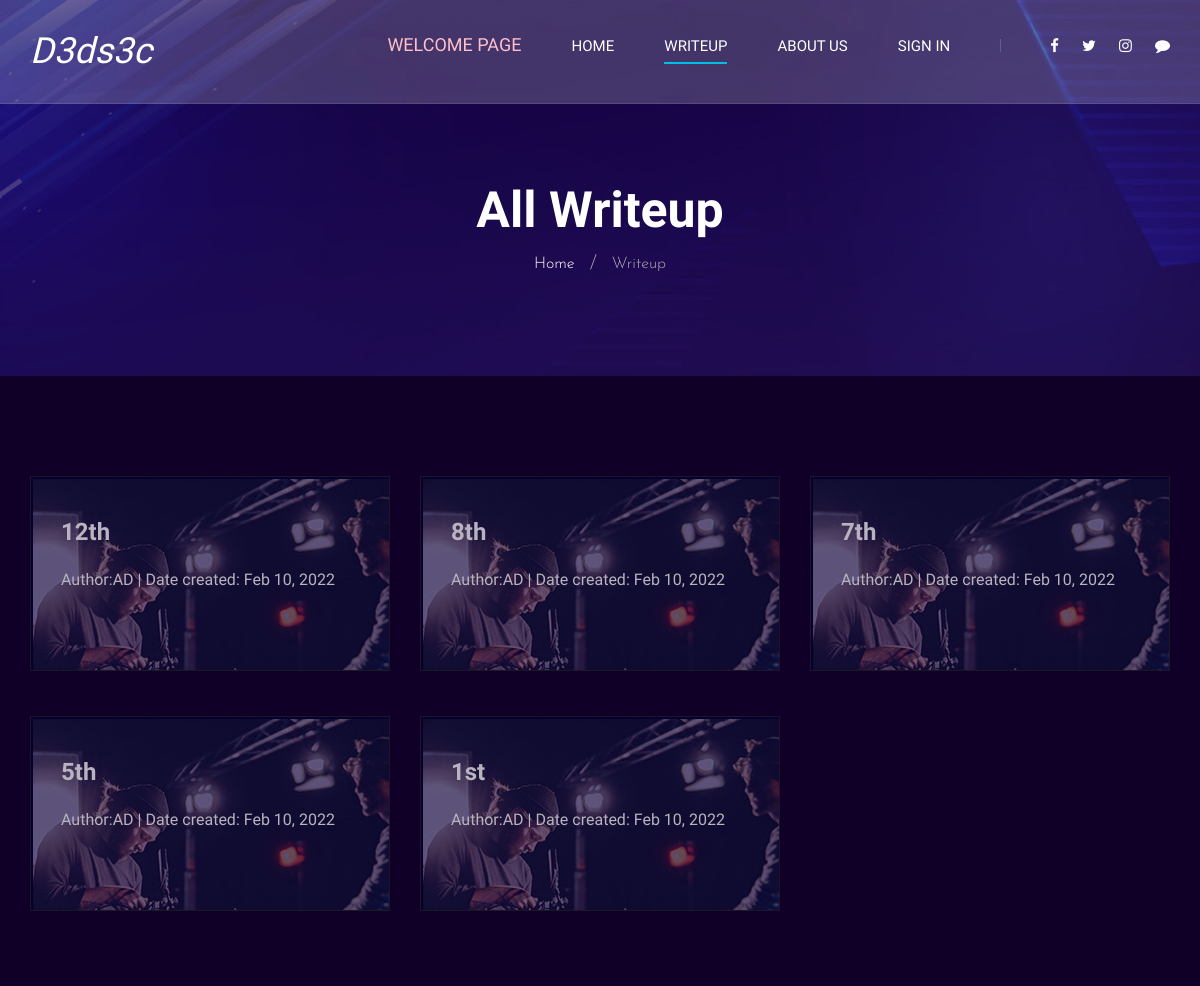
Before: /dedsec/writeup/ (upper part) with the older database file.
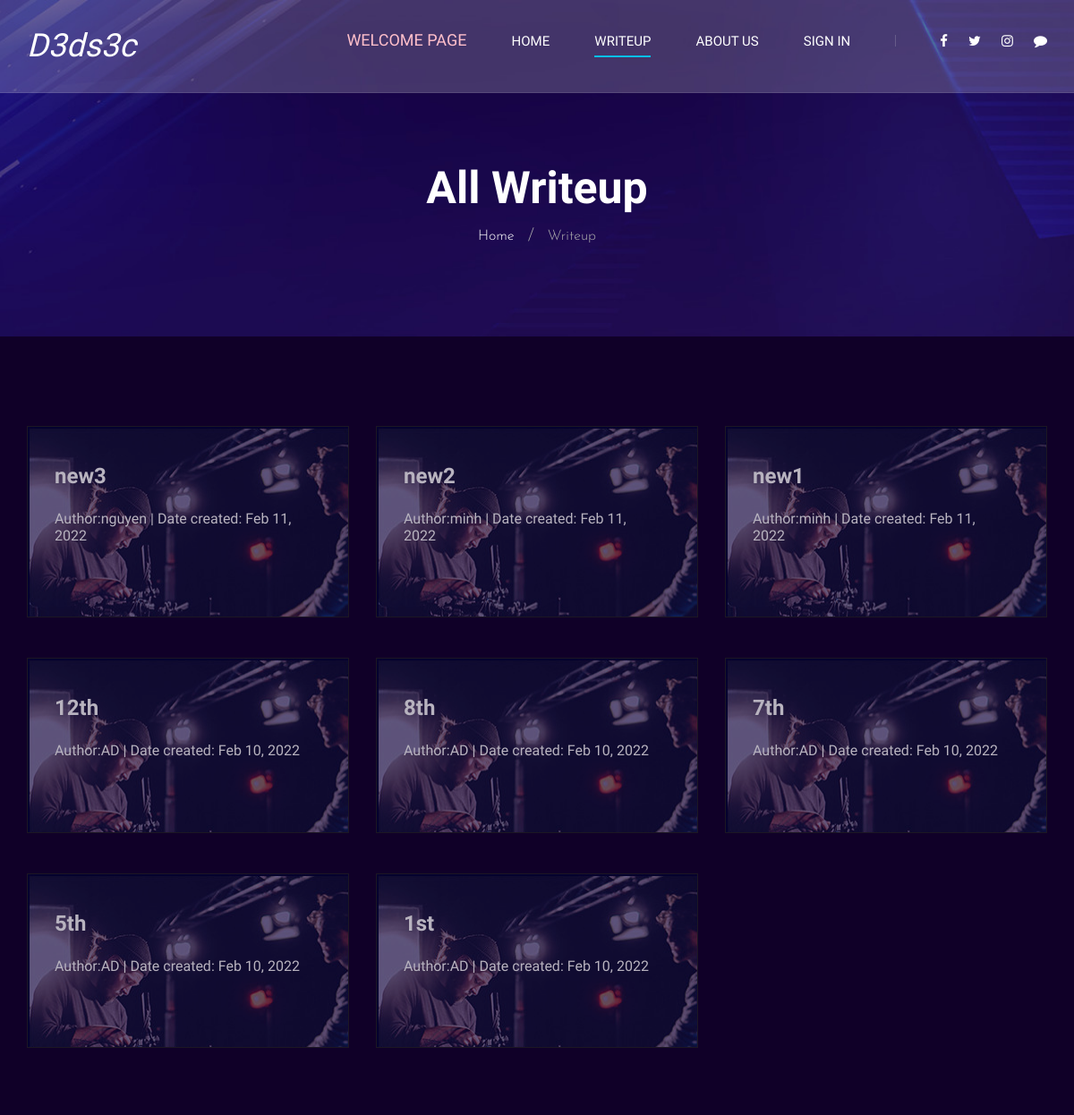
After: the same page with the newer database file.
### writeup/models.py (models this page shows, shortened)
class Writeup(models.Model):
    title = models.CharField(max_length=100)
    prerequis = models.TextField()
    content = models.TextField()
    date_create = models.DateTimeField(default = timezone.now)
    author = models.ForeignKey(User, on_delete=models.CASCADE)

### writeup/views.py (the view)
class Writeuplist(ListView):
    model = Writeup
    context_object_name = 'post'
    paginate_by = 9
    def get_queryset(self) :
        return Writeup.objects.all().order_by('-date_create')

### writeup/templates/writeup/writeup.html (shortened to what this page needs)
{%extends 'writeup/base.html'%}
{%load static%}
{% block content %}
    <header class="header">
        <div class="container">
            <div class="row">
                <div class="col-lg-2">
                    <div class="header__logo">
                        <a href="./index.html" style="color: white;"><h2 style="color: white;"><em> D3ds3c</em> </h2></a>
                    </div>
                </div>
                <div class="col-lg-10">
                    <div class="header__nav__option">
                        <nav class="header__nav__menu mobile-menu">
                            <ul>
                                <li style="color: red;"><a href="{%url 'welcomehome'%}" > <h5 style="color: pink;">Welcome page</h5></a></li>
                                <li ><a href="{%url 'wuhpage'%}">Home</a></li>
                                <li class="active"><a href="{%url 'writeup'%}">Writeup</a>
                                </li>
                                <li><a href="{%url 'aboutus'%}">About us</a></li>
                                {%if user.is_authenticated%}
                                <li><a href="#">Hello, {{user.first_name}}</a>
                                    <ul class="dropdown">
                                        <li><a href="{% url 'profile' user.id %}">Profile</a></li>
                                        <li><a href="{% url 'logout'%}">Log out</a></li>
                                    </ul>
                                </li>
                                {%else%}
                                <li>
                                    <a href="{% url 'login'%}">Sign in</a>
                                </li>
                                {%endif%}
                        </nav>
                        <div class="header__nav__social">
                            <a href="https://www.facebook.com/profile.php?id=100068404994823"><i class="fa fa-facebook"></i></a>
                            <a href="https://twitter.com/phong20031"><i class="fa fa-twitter"></i></a>
                            <a href="https://www.instagram.com/_minh_nguyn/?hl=en"><i class="fa fa-instagram"></i></a>
                            <a href="https://zalo.me/0377075126"><i class="fa fa-youtube-play"></i></a>
                        </div>
                    </div>
                </div>
            </div>
        </div>
    </header>
    <div class="breadcrumb-option spad set-bg" data-setbg="{% static 'writeup/img/breadcrumb-bg.jpg'%}">
        <div class="container">
            <div class="row">
                <div class="col-lg-12 text-center">
                    <div class="breadcrumb__text">
                        <h2>All Writeup</h2>
                        <div class="breadcrumb__links">
                            <a href="{%url 'wuhpage'%}">Home</a>
                            <span>Writeup</span>
                        </div>
                    </div>
                </div>
            </div>
        </div>
    </div>
    <section class="blog spad">
        <div class="container">
            <div class="row">
                {%for p in post%}
                <div class="col-lg-4 col-md-6 col-sm-6">
                    <a href="{%url 'writeupdetail' p.id%}">
                    <div class="blog__item">
                        <h4>  {{p.title}}</h4>
                        <p> <h6 style="color: white;"> <a href="{%url 'profile' p.author.id%}"> Author:{{p.author.first_name}}</a>  | Date created: {{p.date_create|date:"M d, Y" }}</h6></p>
                        <br>
                    </div>
                    </a>
                </div>
                {%endfor%}
            </div>
        </div>
    </section>
{% endblock %}

### writeup/templates/writeup/base.html (shortened to what this page needs)
{%load static%}
<!DOCTYPE html>
<html lang="zxx">
<head>
    <link rel="stylesheet" href="{%static 'writeup/css/bootstrap.min.css'%}" type="text/css">
    <link rel="stylesheet" href="{%static 'writeup/css/font-awesome.min.css'%}" type="text/css">
    <link rel="stylesheet" href="{%static 'writeup/css/elegant-icons.css'%}" type="text/css">
    <link rel="stylesheet" href="{%static 'writeup/css/owl.carousel.min.css'%}" type="text/css">
    <link rel="stylesheet" href="{%static 'writeup/css/magnific-popup.css'%}" type="text/css">
    <link rel="stylesheet" href="{%static 'writeup/css/slicknav.min.css'%}" type="text/css">
    <link rel="stylesheet" href="{%static 'writeup/css/style.css'%}" type="text/css">
</head>
<body>
    {% block content %}{% endblock %}
</body>
</html>

### writeup/static/writeup/css/style.css (style rules this page uses)
html, body { height: 100%; font-family: "Josefin Sans", sans-serif; -webkit-font-smoothing: antialiased; }
h1, h2, h3, h4, h5, h6 { margin: 0; color: #111111; font-weight: 400; font-family: "Play", sans-serif; }
h2 { font-size: 36px; }
h4 { font-size: 24px; }
h5 { font-size: 18px; }
h6 { font-size: 16px; }
p { font-size: 16px; font-family: "Josefin Sans", sans-serif; color: #ffffff; font-weight: 800; margin: 0 0 15px 0; }
ul, ol { padding: 0; margin: 0; }
.set-bg { background-repeat: no-repeat; background-size: cover; background-position: bottom; }
.spad { padding-top: 100px; padding-bottom: 100px; }
.header { position: fixed; left: 0; top: 0; width: 100%; background: rgba(250,250,250,0.2); border-bottom: 1px solid rgba(255, 255, 255, 0.1); z-index: 9; }
.header__logo { padding: 30px 0; }
.header__logo a { display: inline-block; }
.header__nav__option { text-align: right; padding: 28px 0px; }
.header__nav__menu { display: inline-block; margin-right: 45px; }
.header__nav__menu ul li { list-style: none; display: inline-block; margin-right: 45px; position: relative; }
.header__nav__menu ul li.active a:after { -webkit-transform: scale(1); -ms-transform: scale(1); transform: scale(1); }
.header__nav__menu ul li:last-child { margin-right: 0; }
.header__nav__menu ul li a { font-size: 15px; font-family: "Play", sans-serif; color: #ffffff; display: block; text-transform: uppercase; position: relative; padding: 6px 0; }
.header__nav__menu ul li a:after { position: absolute; left: 0; bottom: 0; width: 100%; height: 2px; background: #00bfe7; content: ""; -webkit-transform: scale(0); -ms-transform: scale(0); transform: scale(0); -webkit-transition: all, 0.3s; -o-transition: all, 0.3s; transition: all, 0.3s; }
.header__nav__social { display: inline-block; position: relative; padding-left: 50px; }
.header__nav__social:before { position: absolute; left: 0; top: 4px; height: 13px; width: 1px; background: rgba(225, 225, 225, 0.2); content: ""; }
.header__nav__social a { color: #ffffff; font-size: 15px; margin-right: 18px; }
.header__nav__social a:last-child { margin-right: 0; }
.breadcrumb-option { padding-top: 180px; }
.breadcrumb__text h2 { color: #ffffff; font-size: 50px; font-weight: 700; margin-bottom: 12px; }
.breadcrumb__links a { font-size: 16px; color: #ffffff; font-weight: 300; display: inline-block; margin-right: 32px; position: relative; }
.breadcrumb__links a:after { position: absolute; right: -22px; top: -3px; content: "/"; color: #adadad; font-size: 20px; }
.breadcrumb__links span { font-size: 16px; color: #adadad; font-weight: 300; display: inline-block; }
.blog { background: #100028; }
.blog__item { border: 1px solid #222222; padding: 40px 48px 35px 30px; position: relative; z-index: 1; margin-bottom: 45px; background: url(../img/blog/blog-2.jpg); opacity: 0.7; }
.blog__item h4 { color: #ffffff; font-weight: 700; line-height: 31px; margin-bottom: 18px; }
.blog__item p { font-weight: 300; line-height: 29px; margin-bottom: 22px; }
.blog__item a { font-size: 16px; color: #ffffff; }
@media only screen and (min-width: 1200px) { .container { max-width: 1170px; } }

Changed rows visible on the page:
added Writeup: title "new3", author.first_name "nguyen", date_create "Feb 11, 2022"
added Writeup: title "new2", author.first_name "minh", date_create "Feb 11, 2022"
added Writeup: title "new1", author.first_name "minh", date_create "Feb 11, 2022"
